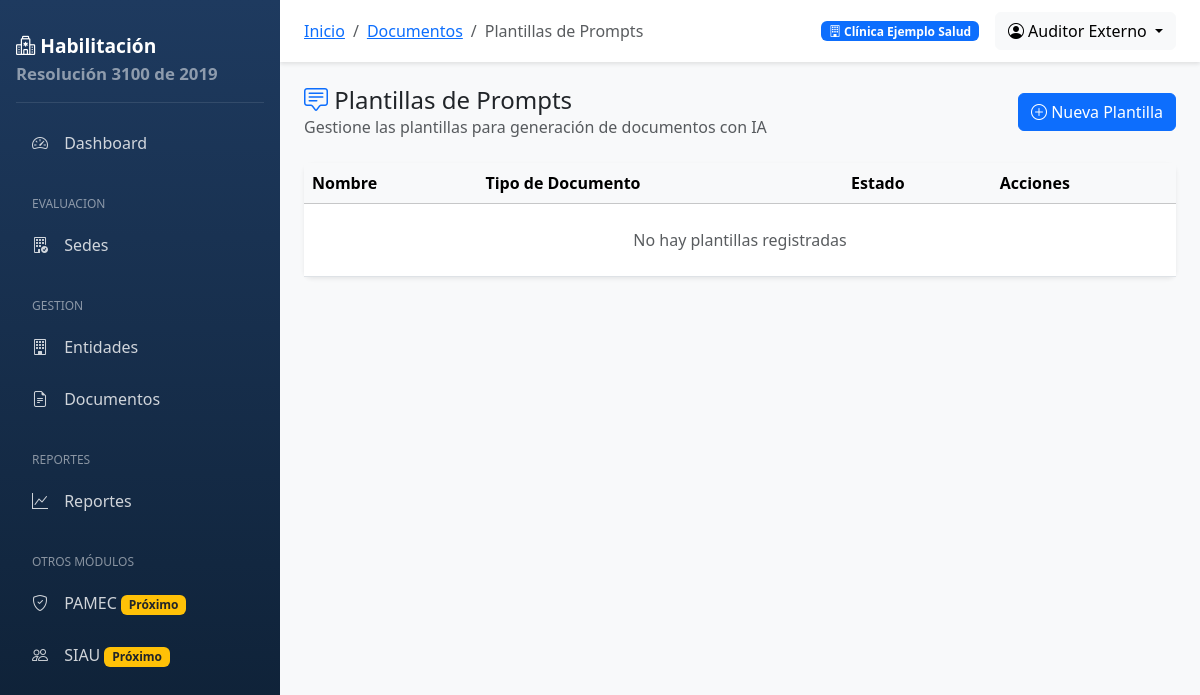
The app's page /documentos/prompts/ (signed in) with its own data.
### entidades/models.py (models this page shows, shortened)
class EntidadPrestadora(models.Model):
    ESTADOS = [
        ('ACTIVO', 'Activo'),
        ('INACTIVO', 'Inactivo'),
        ('SUSPENDIDO', 'Suspendido'),
        ('EN_PROCESO', 'En proceso de habilitación'),
    ]
    tipo_prestador = models.ForeignKey(
        TipoPrestador,
        on_delete=models.PROTECT,
        verbose_name='Tipo de prestador'
    )
    razon_social = models.CharField('Razón social', max_length=300)
    nombre_comercial = models.CharField('Nombre comercial', max_length=300, blank=True)
    nit = models.CharField('NIT', max_length=20, unique=True)
    digito_verificacion = models.CharField('Dígito de verificación', max_length=1)
    codigo_reps = models.CharField('Código REPS', max_length=20, unique=True, blank=True, null=True)
    representante_legal = models.CharField('Representante legal', max_length=200)
    documento_representante = models.CharField('Documento representante', max_length=20)
    departamento = models.ForeignKey(
        Departamento,
        on_delete=models.PROTECT,
        verbose_name='Departamento'
    )
    municipio = models.ForeignKey(
        Municipio,
        on_delete=models.PROTECT,
        verbose_name='Municipio'
    )
    direccion = models.CharField('Dirección', max_length=300)
    telefono = models.CharField('Teléfono', max_length=50)
    email = models.EmailField('Correo electrónico')
    sitio_web = models.URLField('Sitio web', blank=True)
    logo = models.ImageField('Logo', upload_to='entidades/logos/', blank=True, null=True)
    gerente = models.CharField('Gerente/Director', max_length=200, blank=True)
    responsable_calidad = models.CharField('Responsable de calidad', max_length=200, blank=True)
    estado = models.CharField('Estado', max_length=20, choices=ESTADOS, default='EN_PROCESO')
    fecha_inscripcion_reps = models.DateField('Fecha inscripción REPS', null=True, blank=True)
    fecha_vencimiento_habilitacion = models.DateField('Fecha vencimiento habilitación', null=True, blank=True)
    fecha_creacion = models.DateTimeField('Fecha de creación', auto_now_add=True)
    fecha_modificacion = models.DateTimeField('Fecha de modificación', auto_now=True)
    creado_por = models.ForeignKey(
        settings.AUTH_USER_MODEL,
        on_delete=models.SET_NULL,
        null=True,
        blank=True,
        related_name='entidades_creadas'
    )
    class Meta:
        verbose_name = 'Entidad Prestadora'
        verbose_name_plural = 'Entidades Prestadoras'
        ordering = ['razon_social']
    @property
    def nombre_display(self):
        return self.nombre_comercial or self.razon_social

### usuarios/models.py (models this page shows, shortened)
class Usuario(AbstractUser):
    ROLES = [
        ('SUPER', 'Super Administrador'),
        ('ADMIN', 'Administrador de Entidad'),
        ('AUDITOR', 'Auditor (Solo lectura)'),
        ('CALIDAD', 'Responsable de Calidad'),
        ('EVALUADOR', 'Evaluador'),
        ('APROBADOR', 'Aprobador'),
        ('CONSULTOR', 'Consultor (Solo lectura)'),
    ]
    username = None  # Deshabilitamos username, usamos email
    email = models.EmailField('Correo electrónico', unique=True)
    primer_nombre = models.CharField('Primer nombre', max_length=50)
    segundo_nombre = models.CharField('Segundo nombre', max_length=50, blank=True)
    primer_apellido = models.CharField('Primer apellido', max_length=50)
    segundo_apellido = models.CharField('Segundo apellido', max_length=50, blank=True)
    documento_identidad = models.CharField('Documento de identidad', max_length=20, blank=True)
    telefono = models.CharField('Teléfono', max_length=20, blank=True)
    cargo = models.CharField('Cargo', max_length=100, blank=True)
    rol = models.CharField('Rol', max_length=20, choices=ROLES, default='CONSULTOR')
    entidad = models.ForeignKey(
        'entidades.EntidadPrestadora',
        on_delete=models.SET_NULL,
        null=True,
        blank=True,
        related_name='usuarios',
        verbose_name='Entidad Prestadora'
    )
    sedes = models.ManyToManyField(
        'entidades.Sede',
        blank=True,
        related_name='usuarios',
        verbose_name='Sedes asignadas'
    )
    foto = models.ImageField('Foto de perfil', upload_to='usuarios/fotos/', blank=True, null=True)
    fecha_ultimo_acceso = models.DateTimeField('Último acceso', null=True, blank=True)
    creado_por = models.ForeignKey(
        'self',
        on_delete=models.SET_NULL,
        null=True,
        blank=True,
        related_name='usuarios_creados'
    )
    objects = UsuarioManager()
    USERNAME_FIELD = 'email'
    REQUIRED_FIELDS = ['primer_nombre', 'primer_apellido']
    class Meta:
        verbose_name = 'Usuario'
        verbose_name_plural = 'Usuarios'
        ordering = ['primer_apellido', 'primer_nombre']
    @property
    def nombre_completo(self):
        nombres = f"{self.primer_nombre} {self.segundo_nombre}".strip()
        apellidos = f"{self.primer_apellido} {self.segundo_apellido}".strip()
        return f"{nombres} {apellidos}".strip()
    @property
    def es_administrador(self):
        return self.rol in ['SUPER', 'ADMIN']

### documentos/views.py (the view)
# urls.py: path('prompts/', views.lista_prompts, name='prompts'),
@login_required
def lista_prompts(request):
    prompts = PromptTemplate.objects.filter(activo=True)
    if request.user.entidad and request.user.rol != 'SUPER':
        prompts = prompts.filter(
            es_global=True
        ) | prompts.filter(entidad=request.user.entidad)
    return render(request, 'documentos/prompts/lista.html', {
        'titulo': 'Plantillas de Prompts',
        'prompts': prompts,
    })

### core/context_processors.py (called while the page is built)
def global_settings(request):
    context = {
        'SISTEMA_NOMBRE': 'Sistema de Habilitación de Servicios de Salud',
        'SISTEMA_VERSION': '1.0.0',
        'RESOLUCION': 'Resolución 3100 de 2019',
        'HABILITACION_CONFIG': settings.HABILITACION_CONFIG,
    }
    if request.user.is_authenticated:
        context['entidad_actual'] = getattr(request.user, 'entidad', None)
        context['sedes_usuario'] = request.user.sedes.all() if hasattr(request.user, 'sedes') else []
    return context

### templates/documentos/prompts/lista.html (shortened to what this page needs)
{% extends 'base.html' %}
{% block breadcrumb %}
<li class="breadcrumb-item"><a href="{% url 'documentos:lista' %}">Documentos</a></li>
<li class="breadcrumb-item active">Plantillas de Prompts</li>
{% endblock %}
{% block content %}
<div class="row mb-4">
    <div class="col-12 d-flex justify-content-between align-items-center">
        <div>
            <h4 class="mb-0">
                <i class="bi bi-chat-square-text text-primary"></i>
                Plantillas de Prompts
            </h4>
            <p class="text-muted mb-0">Gestione las plantillas para generación de documentos con IA</p>
        </div>
        <a href="{% url 'documentos:crear_prompt' %}" class="btn btn-primary">
            <i class="bi bi-plus-circle"></i> Nueva Plantilla
        </a>
    </div>
</div>
<div class="card">
    <div class="card-body p-0">
        <div class="table-responsive">
            <table class="table table-hover mb-0">
                <thead class="table-light">
                    <tr>
                        <th>Nombre</th>
                        <th>Tipo de Documento</th>
                        <th>Estado</th>
                        <th>Acciones</th>
                    </tr>
                </thead>
                <tbody>
                    {% for prompt in prompts %}
                    <tr>
                        <td>{{ prompt.nombre }}</td>
                        <td>{{ prompt.tipo_documento }}</td>
                        <td>
                            {% if prompt.activo %}
                            <span class="badge bg-success">Activo</span>
                            {% else %}
                            <span class="badge bg-secondary">Inactivo</span>
                            {% endif %}
                        </td>
                        <td>
                            <a href="{% url 'documentos:editar_prompt' prompt.pk %}" class="btn btn-sm btn-outline-primary">
                                <i class="bi bi-pencil"></i>
                            </a>
                        </td>
                    </tr>
                    {% empty %}
                    <tr>
                        <td colspan="4" class="text-center text-muted py-4">No hay plantillas registradas</td>
                    </tr>
                    {% endfor %}
                </tbody>
            </table>
        </div>
    </div>
</div>
{% endblock %}

### templates/base.html (shortened to what this page needs)
{% load static %}
<!DOCTYPE html>
<html lang="es">
<head>
    <link href="https://cdn.jsdelivr.net/npm/bootstrap@5.3.2/dist/css/bootstrap.min.css" rel="stylesheet">
    <link href="https://cdn.jsdelivr.net/npm/bootstrap-icons@1.11.1/font/bootstrap-icons.css" rel="stylesheet">
</head>
<body>
    {% if user.is_authenticated %}
    <nav class="sidebar">
        <div class="brand">
            <i class="bi bi-hospital"></i> Habilitación
            <small class="d-block text-white-50">{{ RESOLUCION }}</small>
        </div>
        <ul class="nav flex-column">
            <li class="nav-item">
                <a class="nav-link {% if request.resolver_match.url_name == 'dashboard' %}active{% endif %}" href="{% url 'core:dashboard' %}">
                    <i class="bi bi-speedometer2"></i> Dashboard
                </a>
            </li>
            {% if user.entidad %}
            <li class="nav-section">Evaluacion</li>
            <li class="nav-item">
                <a class="nav-link {% if 'evaluacion' in request.path and 'sede' in request.path %}active{% endif %}" href="{% url 'evaluacion:sedes_evaluar' %}">
                    <i class="bi bi-building-check"></i> Sedes
                </a>
            </li>
            {% endif %}
            <li class="nav-section">Gestion</li>
            <li class="nav-item">
                <a class="nav-link" href="{% url 'entidades:lista' %}">
                    <i class="bi bi-building"></i> Entidades
                </a>
            </li>
            <li class="nav-item">
                <a class="nav-link" href="{% url 'documentos:lista' %}">
                    <i class="bi bi-file-earmark-text"></i> Documentos
                </a>
            </li>
            <li class="nav-section">Reportes</li>
            <li class="nav-item">
                <a class="nav-link" href="{% url 'reportes:dashboard' %}">
                    <i class="bi bi-graph-up"></i> Reportes
                </a>
            </li>
            <li class="nav-section">Otros Módulos</li>
            <li class="nav-item">
                <a class="nav-link" href="{% url 'pamec:dashboard' %}">
                    <i class="bi bi-shield-check"></i> PAMEC
                    <span class="badge bg-warning text-dark ms-auto">Próximo</span>
                </a>
            </li>
            <li class="nav-item">
                <a class="nav-link" href="{% url 'siau:dashboard' %}">
                    <i class="bi bi-people"></i> SIAU
                    <span class="badge bg-warning text-dark ms-auto">Próximo</span>
                </a>
            </li>
        </ul>
    </nav>
    <main class="main-content">
        <nav class="navbar-top d-flex justify-content-between align-items-center">
            <div>
                <nav aria-label="breadcrumb" class="d-inline-block">
                    <ol class="breadcrumb mb-0">
                        <li class="breadcrumb-item"><a href="{% url 'core:dashboard' %}">Inicio</a></li>
                        {% block breadcrumb %}{% endblock %}
                    </ol>
                </nav>
            </div>
            <div class="d-flex align-items-center">
                {% if entidad_actual %}
                <span class="badge bg-primary me-3">
                    <i class="bi bi-building"></i> {{ entidad_actual.nombre_display }}
                </span>
                {% endif %}
                <div class="dropdown">
                    <a class="btn btn-light dropdown-toggle" href="#" role="button" data-bs-toggle="dropdown">
                        <i class="bi bi-person-circle"></i> {{ user.nombre_completo|default:user.email }}
                    </a>
                </div>
            </div>
        </nav>
        <div class="content-wrapper">
            {% block content %}{% endblock %}
        </div>
    </main>
    {% else %}
    <div class="container">
        {% block auth_content %}{% endblock %}
    </div>
    {% endif %}
</body>
</html>

### templates/base.html (style rules this page uses)
:root { --primary-color: #0d6efd; --sidebar-width: 280px; }
body { font-family: 'Segoe UI', system-ui, -apple-system, sans-serif; background-color: #f8f9fa; }
.sidebar { position: fixed; top: 0; left: 0; height: 100vh; width: var(--sidebar-width); background: linear-gradient(180deg, #1e3a5f 0%, #0d1f33 100%); padding: 1rem; overflow-y: auto; z-index: 1000; }
.sidebar .brand { color: white; font-size: 1.2rem; font-weight: 600; padding: 1rem 0; border-bottom: 1px solid rgba(255,255,255,0.1); margin-bottom: 1rem; }
.sidebar .nav-link { color: rgba(255,255,255,0.8); padding: 0.75rem 1rem; border-radius: 0.5rem; margin-bottom: 0.25rem; transition: all 0.3s; }
.sidebar .nav-link i { margin-right: 0.75rem; width: 20px; text-align: center; }
.sidebar .nav-section { font-size: 0.75rem; text-transform: uppercase; color: rgba(255,255,255,0.5); padding: 1rem 1rem 0.5rem; margin-top: 0.5rem; }
.main-content { margin-left: var(--sidebar-width); padding: 0; min-height: 100vh; }
.navbar-top { background: white; box-shadow: 0 2px 4px rgba(0,0,0,0.1); padding: 0.75rem 1.5rem; }
.content-wrapper { padding: 1.5rem; }
.card { border: none; box-shadow: 0 0.125rem 0.25rem rgba(0,0,0,0.075); border-radius: 0.5rem; }

### records on screen
EntidadPrestadora: nombre_display "Clínica Ejemplo Salud"
Usuario: nombre_completo "Auditor Externo"

### other values on screen
{{ RESOLUCION }} "Resolución 3100 de 2019"
